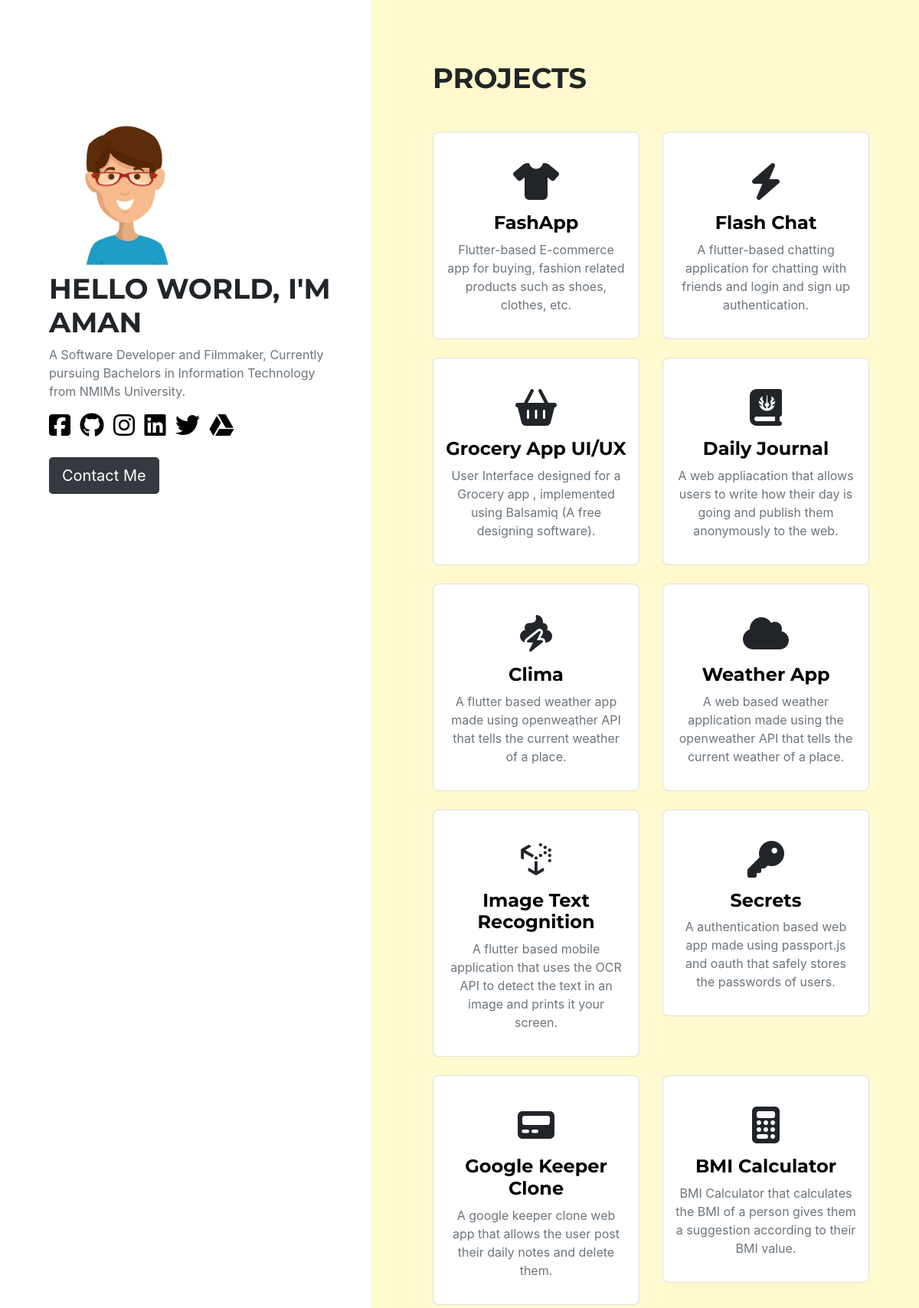
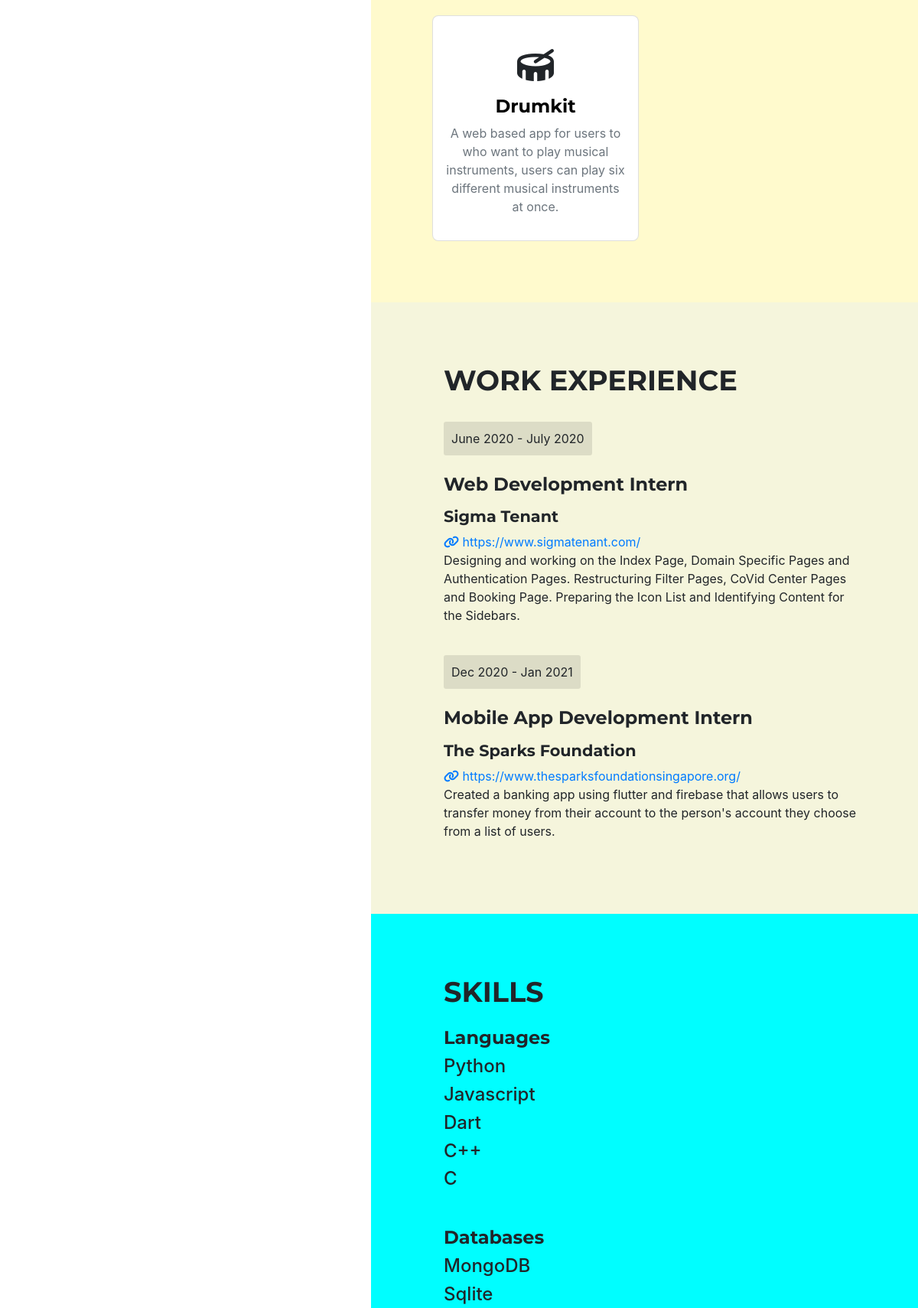
The page / (upper part) on the database its author committed (2 pictures, top to bottom).
### main.py (models this page shows)
class Project(db.Model):
    __tablename__ = "projects"
    id = db.Column(db.Integer, primary_key=True)
    title = db.Column(db.String(1000))
    description = db.Column(db.String(1000))
    url = db.Column(db.String(1000))
    icon = db.Column(db.String(1000))

class WorkExp(db.Model):
    __tablename__ = "work-experience"
    id = db.Column(db.Integer, primary_key=True)
    date = db.Column(db.String(1000))
    title = db.Column(db.String(1000))
    company = db.Column(db.String(1000))
    link = db.Column(db.String(1000))
    description = db.Column(db.String(1000))

class Skill(db.Model):
    __tablename__ = "skills"
    id = db.Column(db.Integer, primary_key=True)
    languages = db.Column(db.String(1000))
    databases = db.Column(db.String(1000))
    web = db.Column(db.String(1000))
    frameworks = db.Column(db.String(1000))

### main.py (the view)
@app.route("/", methods=["GET", "POST"])
def home():
    all_certificates = db.session.query(Certificate).all()
    all_skills = db.session.query(Skill).all()
    all_work_exp = db.session.query(WorkExp).all()
    all_projects = db.session.query(Project).all()
    return render_template("index.html", all_certificates=all_certificates, all_skills=all_skills, all_work_exp=all_work_exp, all_projects=all_projects)

### templates/index.html (shortened to what this page needs)
{% include "header.html" %}
<div class="row no-gutters">
  <div class="col-md-5">
    <div class="left no-gutters d-flex justify-content-center align-items-center">
      <div class="row" style="padding: 4rem">
        <div class="col">
          <div class="image">
            <img src="static/24475172.jpg" alt="image" width="200" height="200" />
          </div>
          <h1>HELLO WORLD, I'M AMAN</span></h1>
          <p class="text-muted">
            A Software Developer and Filmmaker, Currently
            pursuing Bachelors in Information Technology from NMIMs
            University.
          </p>
          <a href="https://www.facebook.com/aman.shrivastava.779"  target="_blank"><i class="fab fa-facebook-square"></i></a>
          <a href="https://github.com/aman23ks" target="_blank"><i class="fab fa-github pl-2"></i></a>
          <a href="https://www.instagram.com/aman_23ks/" target="_blank"><i class="fab fa-instagram pl-2"></i></a>
          <a href="https://www.linkedin.com/in/aman-shrivastava-a132b2169/" target="_blank"><i class="fab fa-linkedin pl-2"></i></a>
          <a href="https://twitter.com/9870_aman"  target="_blank"><i class="fab fa-twitter pl-2"></i></a>
          <a href="/static/Aman Shrivastava.pdf" download  target="_blank"><i class="fab fa-google-drive pl-2"></i></a>
          <br />
          <a href="mailto:nks.ns84@gmail.com"><button class="btn btn-dark btn-lg mt-4 contact">
              Contact Me
            </button></a>
        </div>
      </div>
    </div>
  </div>
  <div class="col-md-7">
    <div class="right no-gutters">
      <div class="row" style="background-color: lemonchiffon; padding: 5rem">
        <div>
          <h1>PROJECTS</h1>
          <div class="row mt-4">
            {% for project in all_projects: %}
            <div class="col-lg-6 mt-4">
              <div class="card" style="padding: 1rem">
                <i class="{{project.icon}} card-icon mb-3"></i>
                <h2 class="card-heading" style="text-align: center">
                  <a href="{{project.url}}" style="text-decoration: none">{{project.title}}</a>
                </h2>
                <p class="text-muted" style="text-align: center">
                  {{project.description}}
                </p>
              </div>
            </div>
            {% endfor %}
          </div>
        </div>
      </div>
      <div class="row" style="background-color: beige; padding: 5rem">
        <div class="col">
          <h1>WORK EXPERIENCE</h1>
          {% for work in all_work_exp: %}
          <div class="date mt-4">{{work.date}}</div>
          <h2 class="mt-4">{{work.title}}</h2>
          <h3 class="mt-3">{{work.company}}</h3>
          <a href="{{work.link}}" style="color: #007bff">
            <i class="fa fa-link"></i> {{work.link}}</a>
          <p>
            {{work.description}}
          </p>
          {% endfor %}
        </div>
      </div>
      <div class="row" style="background-color: #00feff; padding: 5rem">
        <div class="col">
          <h1>SKILLS</h1>
          <h2 class="mt-4">Languages</h2>
          {% for skill in all_skills: %}
          <h4>{{skill.languages}}</h4>
          {% endfor %}
          <h2 class="mt-5">Databases</h2>
          {% for skill in all_skills: %}
          <h4>{{skill.databases}}</h4>
          {% endfor %}
        </div>
      </div>
    </div>
  </div>
</div>
{% include "footer.html" %}

### templates/header.html (shortened to what this page needs)
<!DOCTYPE html>
<html lang="en">
  <head>
    <link
      rel="stylesheet"
      href="https://maxcdn.bootstrapcdn.com/bootstrap/4.0.0/css/bootstrap.min.css"
    />
    <link rel="stylesheet" href="static/styles.css" />
  </head>
  <body></body>
</html>

### templates/footer.html (shortened to what this page needs)
</body>
</html>

### static/styles.css (style rules this page uses)
h1 { font-weight: bold; font-family: 'Montserrat', sans-serif; font-size: 2.3rem; }
h2 { font-weight: bold; font-family: 'Montserrat', sans-serif; font-size: 1.5rem; }
h3 { font-weight: 700; font-family: "Montserrat", sans-serif; font-size: 1.3rem; }
.left { background-color: #fff; position: sticky; top: 0; width: 100%; height: 100vh; animation: animatelefttoright 2s; }
.right { width: 100%; animation: animatelefttoright 1s; }
body { overflow-x: hidden; }
a, a:hover { color: black; }
.fab, .fas { font-size: 2rem; }
.text-muted { color: #6c757d !important; font-size: 1rem; }
.card { background-color: white; border-radius: 0.5rem; }
.card-icon { text-align: center; font-size: 3rem; margin-top: 1.5rem; }
.date { display: inline-block; background-color: rgba(0, 0, 0, 0.1); padding: 10px; border-radius: 3px; }

### rows shown on the page
Project: title "FashApp", description "Flutter-based E-commerce app for buying, fashion related products such as shoes, clothes, etc."
Project: title "Flash Chat", description "A flutter-based chatting application for chatting with friends and login and sign up authentication."
Project: title "Grocery App UI/UX", description "User Interface designed for a Grocery app , implemented using Balsamiq (A free designing software)."
Project: title "Daily Journal", description "A web appliacation that allows users to write how their day is going and publish them anonymously to the web."
Project: title "Clima", description "A flutter based weather app made using openweather API that tells the current weather of a place."
Project: title "Weather App", description "A web based weather application made using the openweather API that tells the current weather of a place."
Project: title "Image Text Recognition", description "A flutter based mobile application that uses the OCR API to detect the text in an image and prints it your screen."
Project: title "Secrets", description "A authentication based web app made using passport.js and oauth that safely stores the passwords of users."
Project: title "Google Keeper Clone", description "A google keeper clone web app that allows the user post their daily notes and delete them."
Project: title "BMI Calculator", description "BMI Calculator that calculates the BMI of a person gives them a suggestion according to their BMI value."
Project: title "Drumkit", description "A web based app for users to who want to play musical instruments, users can play six different musical instruments at once."
WorkExp: date "June 2020 - July 2020", title "Web Development Intern", company "Sigma Tenant", link "https://www.sigmatenant.com/", description "Designing and working on the Index Page, Domain Specific Pages and Authentication Pages. Restructuring Filter Pages, CoVid Center Pages and Booking Page. Preparing the Icon List and Identifying Content for the Sidebars."
WorkExp: date "Dec 2020 - Jan 2021", title "Mobile App Development Intern", company "The Sparks Foundation", link "https://www.thesparksfoundationsingapore.org/", description "Created a banking app using flutter and firebase that allows users to transfer money from their account to the person's account they choose from a list of users."
Skill: languages "Python", databases "MongoDB"
Skill: languages "Javascript"
Skill: languages "Dart", databases "Sqlite"
Skill: languages "C++"
Skill: languages "C"
